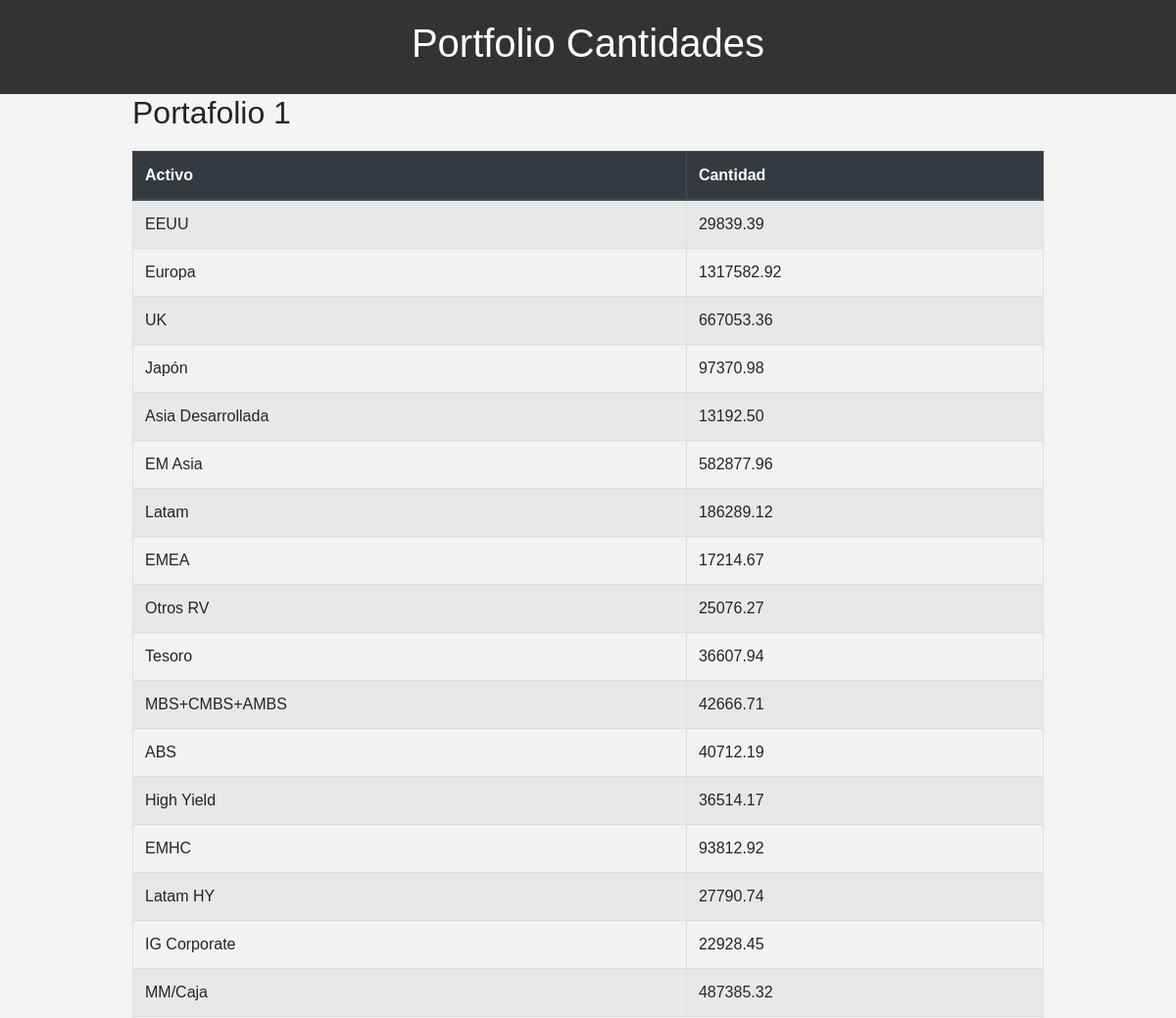
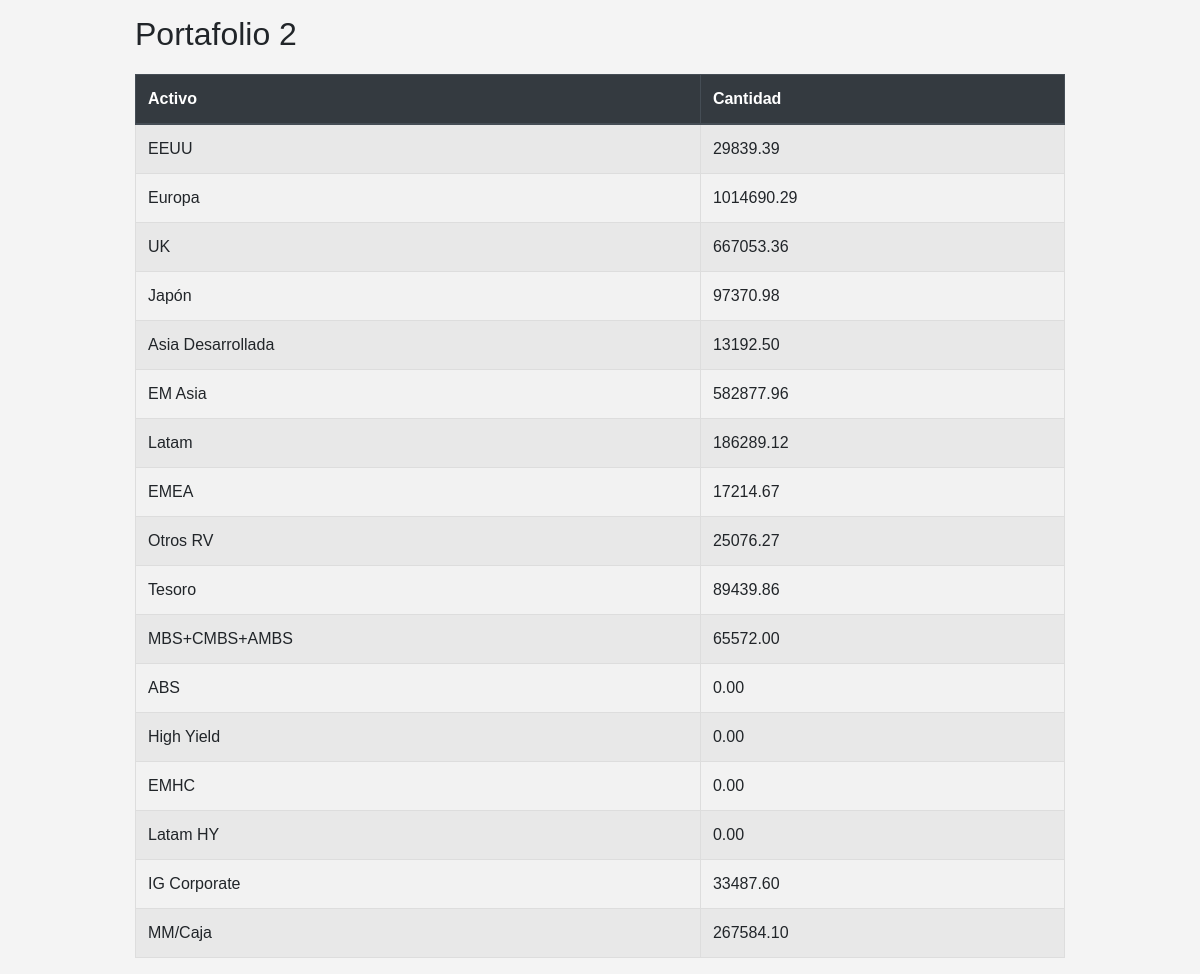
The page /api/cantidades/ on the database its author committed (2 pictures, top to bottom).
### investment_app/models.py (models this page shows, shortened)
class Cantidad(models.Model):
    portafolio = models.ForeignKey(Portafolio, on_delete=models.CASCADE)
    activo = models.ForeignKey(Activo, on_delete=models.CASCADE)
    cantidad = models.DecimalField(max_digits=15, decimal_places=2)
    class Meta:
        unique_together = ('portafolio', 'activo')

class Activo(models.Model):
    nombre = models.CharField(max_length=100)
    precio = models.DecimalField(max_digits=15, decimal_places=2)

### investment_app/views.py (the view)
# urls.py: path('cantidades/', CantidadList.as_view(), name='cantidad-list'),
class CantidadList(APIView):
    def get(self, request):
        cantidades = Cantidad.objects.all()
        portafolio_1_cantidades = cantidades.filter(portafolio__id=1)
        portafolio_2_cantidades = cantidades.filter(portafolio__id=2)
        return render(request, 'investment_app/portfolio_cantidades.html', {
            'portafolio_1_cantidades': portafolio_1_cantidades,
            'portafolio_2_cantidades': portafolio_2_cantidades
        })

### investment_app/templates/investment_app/portfolio_cantidades.html (shortened to what this page needs)
<!DOCTYPE html>
<html lang="en">
<head>
    <link rel="stylesheet" href="https://stackpath.bootstrapcdn.com/bootstrap/4.5.2/css/bootstrap.min.css">
</head>
<body>
    <header>
        <div class="container">
            <h1>Portfolio Cantidades</h1>
        </div>
    </header>
    <div class="container">
        <h2>Portafolio 1</h2>
        <table class="table table-striped">
            <thead class="thead-dark">
                <tr>
                    <th>Activo</th>
                    <th>Cantidad</th>
                </tr>
            </thead>
            <tbody>
                {% for cantidad in portafolio_1_cantidades %}
                <tr>
                    <td>{{ cantidad.activo.nombre }}</td>
                    <td>{{ cantidad.cantidad }}</td>
                </tr>
                {% endfor %}
            </tbody>
        </table>
        <h2>Portafolio 2</h2>
        <table class="table table-striped">
            <thead class="thead-dark">
                <tr>
                    <th>Activo</th>
                    <th>Cantidad</th>
                </tr>
            </thead>
            <tbody>
                {% for cantidad in portafolio_2_cantidades %}
                <tr>
                    <td>{{ cantidad.activo.nombre }}</td>
                    <td>{{ cantidad.cantidad }}</td>
                </tr>
                {% endfor %}
            </tbody>
        </table>
    </div>
</body>
</html>

### investment_app/templates/investment_app/portfolio_cantidades.html (style rules this page uses)
body { font-family: Arial, sans-serif; background-color: #f4f4f4; margin: 0; padding: 0; }
.container { width: 80%; margin: auto; overflow: hidden; }
header { background: #333; color: #fff; padding: 20px 0; text-align: center; }
table { width: 100%; margin: 20px 0; border-collapse: collapse; }
table, th, td { border: 1px solid #ddd; }
th, td { padding: 12px; text-align: left; }
th { background-color: #333; color: white; }
tr:nth-child(even) { background-color: #f2f2f2; }

### rows shown on the page
Cantidad: activo.nombre "EEUU", cantidad "29839.39"
Cantidad: activo.nombre "Europa", cantidad "1317582.92"
Cantidad: activo.nombre "UK", cantidad "667053.36"
Cantidad: activo.nombre "Japón", cantidad "97370.98"
Cantidad: activo.nombre "Asia Desarrollada", cantidad "13192.50"
Cantidad: activo.nombre "EM Asia", cantidad "582877.96"
Cantidad: activo.nombre "Latam", cantidad "186289.12"
Cantidad: activo.nombre "EMEA", cantidad "17214.67"
Cantidad: activo.nombre "Otros RV", cantidad "25076.27"
Cantidad: activo.nombre "Tesoro", cantidad "36607.94"
Cantidad: activo.nombre "MBS+CMBS+AMBS", cantidad "42666.71"
Cantidad: activo.nombre "ABS", cantidad "40712.19"
Cantidad: activo.nombre "High Yield", cantidad "36514.17"
Cantidad: activo.nombre "EMHC", cantidad "93812.92"
Cantidad: activo.nombre "Latam HY", cantidad "27790.74"
Cantidad: activo.nombre "IG Corporate", cantidad "22928.45"
Cantidad: activo.nombre "MM/Caja", cantidad "487385.32"
Cantidad: activo.nombre "EEUU", cantidad "29839.39"
Cantidad: activo.nombre "Europa", cantidad "1014690.29"
Cantidad: activo.nombre "UK", cantidad "667053.36"
Cantidad: activo.nombre "Japón", cantidad "97370.98"
Cantidad: activo.nombre "Asia Desarrollada", cantidad "13192.50"
Cantidad: activo.nombre "EM Asia", cantidad "582877.96"
Cantidad: activo.nombre "Latam", cantidad "186289.12"
Cantidad: activo.nombre "EMEA", cantidad "17214.67"
Cantidad: activo.nombre "Otros RV", cantidad "25076.27"
Cantidad: activo.nombre "Tesoro", cantidad "89439.86"
Cantidad: activo.nombre "MBS+CMBS+AMBS", cantidad "65572.00"
Cantidad: activo.nombre "ABS", cantidad "0.00"
Cantidad: activo.nombre "High Yield", cantidad "0.00"
Cantidad: activo.nombre "EMHC", cantidad "0.00"
Cantidad: activo.nombre "Latam HY", cantidad "0.00"
Cantidad: activo.nombre "IG Corporate", cantidad "33487.60"
Cantidad: activo.nombre "MM/Caja", cantidad "267584.10"
